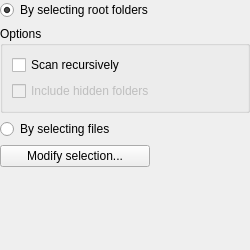
<?xml version="1.0" encoding="UTF-8"?>
<ui version="4.0">
 <class>depgraphV::ScanModePage</class>
 <widget class="QWidget" name="depgraphV::ScanModePage">
  <property name="geometry">
   <rect>
    <x>0</x>
    <y>0</y>
    <width>250</width>
    <height>250</height>
   </rect>
  </property>
  <property name="minimumSize">
   <size>
    <width>250</width>
    <height>250</height>
   </size>
  </property>
  <property name="maximumSize">
   <size>
    <width>16777215</width>
    <height>250</height>
   </size>
  </property>
  <property name="windowTitle">
   <string>Scan Mode</string>
  </property>
  <layout class="QGridLayout" name="gridLayout">
   <property name="leftMargin">
    <number>0</number>
   </property>
   <property name="topMargin">
    <number>0</number>
   </property>
   <property name="rightMargin">
    <number>0</number>
   </property>
   <property name="bottomMargin">
    <number>0</number>
   </property>
   <item row="0" column="0">
    <widget class="QFrame" name="frame">
     <property name="frameShape">
      <enum>QFrame::NoFrame</enum>
     </property>
     <property name="frameShadow">
      <enum>QFrame::Raised</enum>
     </property>
     <layout class="QVBoxLayout" name="verticalLayout">
      <property name="leftMargin">
       <number>0</number>
      </property>
      <property name="topMargin">
       <number>0</number>
      </property>
      <property name="rightMargin">
       <number>0</number>
      </property>
      <property name="bottomMargin">
       <number>0</number>
      </property>
      <item>
       <widget class="QRadioButton" name="selectRootFoldersRadio">
        <property name="text">
         <string>By selecting root folders</string>
        </property>
        <property name="checked">
         <bool>true</bool>
        </property>
       </widget>
      </item>
      <item>
       <widget class="QGroupBox" name="groupBox">
        <property name="title">
         <string>Options</string>
        </property>
        <layout class="QVBoxLayout" name="verticalLayout_3">
         <item>
          <widget class="QCheckBox" name="recursiveScanCheckBox">
           <property name="text">
            <string>Scan recursively</string>
           </property>
          </widget>
         </item>
         <item>
          <widget class="QCheckBox" name="hiddenFoldersCheckbox">
           <property name="enabled">
            <bool>false</bool>
           </property>
           <property name="text">
            <string>Include hidden folders</string>
           </property>
          </widget>
         </item>
        </layout>
       </widget>
      </item>
      <item>
       <widget class="QRadioButton" name="selectFilesRadio">
        <property name="text">
         <string>By selecting files</string>
        </property>
       </widget>
      </item>
      <item>
       <widget class="QPushButton" name="modifySelectionButton">
        <property name="maximumSize">
         <size>
          <width>150</width>
          <height>16777215</height>
         </size>
        </property>
        <property name="text">
         <string>Modify selection...</string>
        </property>
       </widget>
      </item>
      <item>
       <spacer name="verticalSpacer">
        <property name="orientation">
         <enum>Qt::Vertical</enum>
        </property>
        <property name="sizeHint" stdset="0">
         <size>
          <width>20</width>
          <height>117</height>
         </size>
        </property>
       </spacer>
      </item>
      <item>
       <widget class="QLabel" name="selectionCount">
        <property name="text">
         <string notr="true"/>
        </property>
       </widget>
      </item>
     </layout>
    </widget>
   </item>
  </layout>
 </widget>
 <resources/>
 <connections>
  <connection>
   <sender>recursiveScanCheckBox</sender>
   <signal>toggled(bool)</signal>
   <receiver>hiddenFoldersCheckbox</receiver>
   <slot>setEnabled(bool)</slot>
   <hints>
    <hint type="sourcelabel">
     <x>20</x>
     <y>20</y>
    </hint>
    <hint type="destinationlabel">
     <x>20</x>
     <y>20</y>
    </hint>
   </hints>
  </connection>
  <connection>
   <sender>selectRootFoldersRadio</sender>
   <signal>toggled(bool)</signal>
   <receiver>groupBox</receiver>
   <slot>setEnabled(bool)</slot>
   <hints>
    <hint type="sourcelabel">
     <x>20</x>
     <y>20</y>
    </hint>
    <hint type="destinationlabel">
     <x>20</x>
     <y>20</y>
    </hint>
   </hints>
  </connection>
  <connection>
   <sender>modifySelectionButton</sender>
   <signal>clicked()</signal>
   <receiver>depgraphV::ScanModePage</receiver>
   <slot>_modifySelection()</slot>
   <hints>
    <hint type="sourcelabel">
     <x>74</x>
     <y>161</y>
    </hint>
    <hint type="destinationlabel">
     <x>124</x>
     <y>124</y>
    </hint>
   </hints>
  </connection>
  <connection>
   <sender>selectRootFoldersRadio</sender>
   <signal>clicked()</signal>
   <receiver>depgraphV::ScanModePage</receiver>
   <slot>_updateSelectionCount()</slot>
   <hints>
    <hint type="sourcelabel">
     <x>124</x>
     <y>13</y>
    </hint>
    <hint type="destinationlabel">
     <x>124</x>
     <y>124</y>
    </hint>
   </hints>
  </connection>
  <connection>
   <sender>selectFilesRadio</sender>
   <signal>clicked()</signal>
   <receiver>depgraphV::ScanModePage</receiver>
   <slot>_updateSelectionCount()</slot>
   <hints>
    <hint type="sourcelabel">
     <x>124</x>
     <y>160</y>
    </hint>
    <hint type="destinationlabel">
     <x>124</x>
     <y>124</y>
    </hint>
   </hints>
  </connection>
 </connections>
 <slots>
  <slot>_modifySelection()</slot>
  <slot>_updateSelectionCount()</slot>
 </slots>
</ui>
